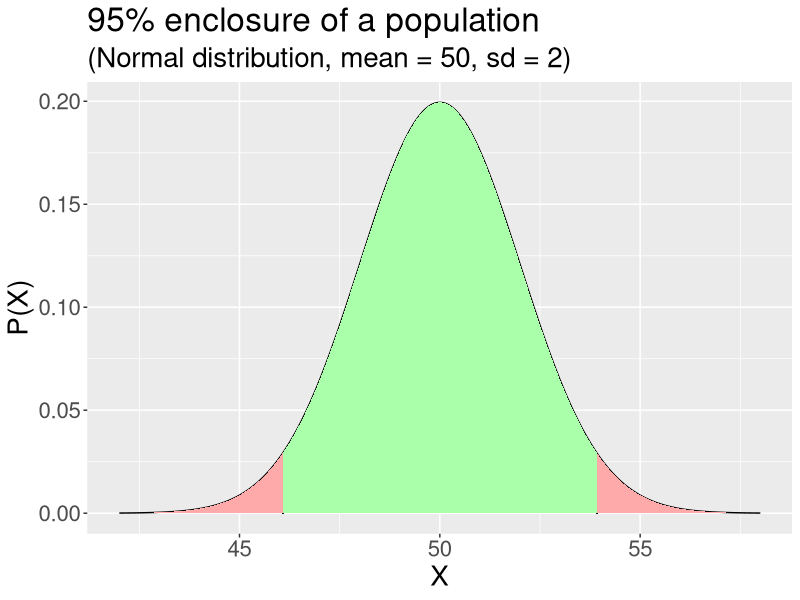
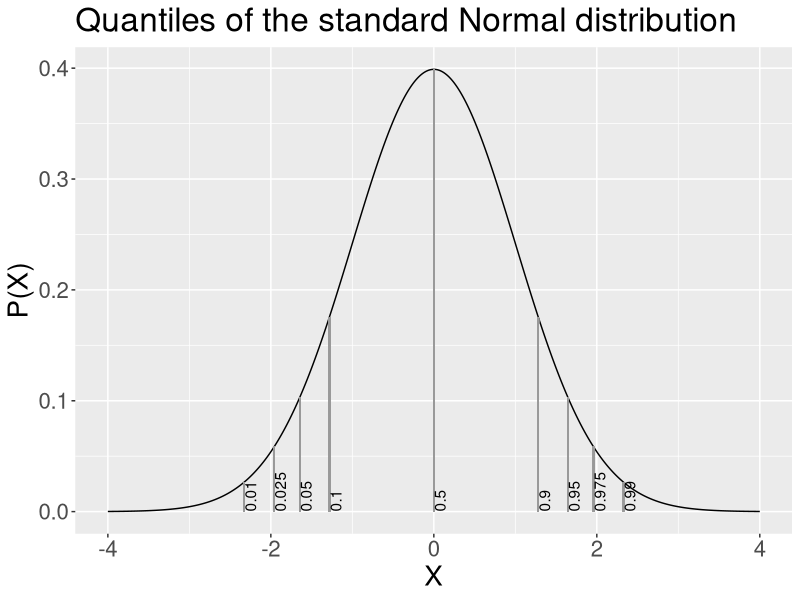
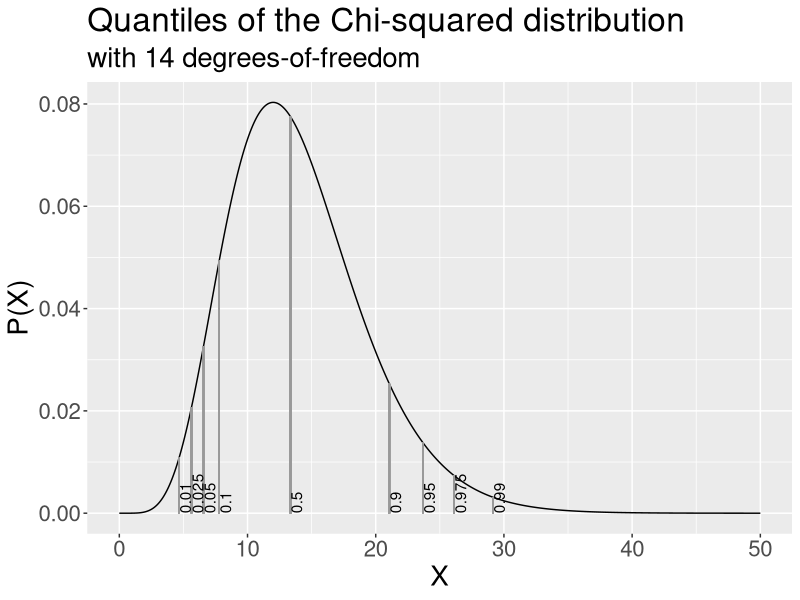
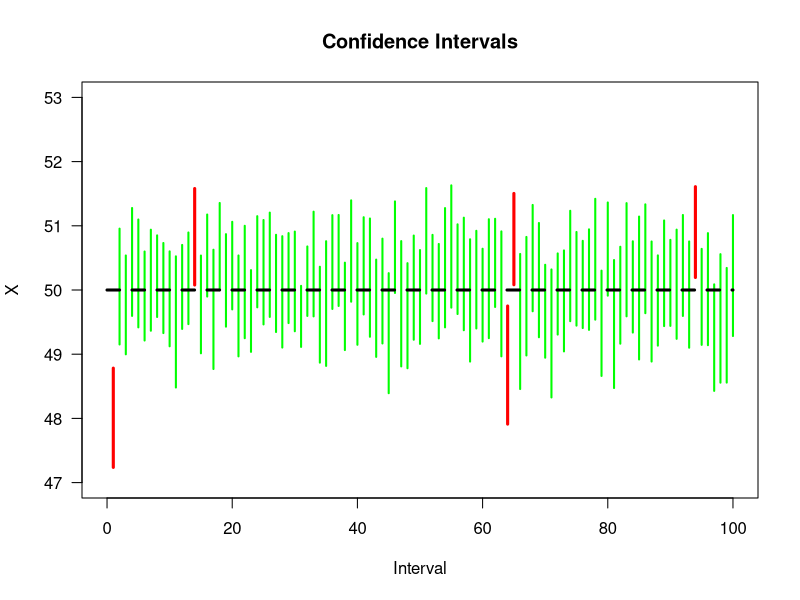

Write the R code that produced these figures, in order.
# Chapter 4 routines
#====================

# Enclosure plot
x    <- seq(from = 42, to = 58, by = 0.001)
xq   <- qnorm(p = c(0.025, 0.975), mean = 50, sd = 2)
ytop <- dnorm(x = xq[2], mean = 50, sd = 2)
data <- data.frame(x = x, y = dnorm(x = x, mean = 50, sd = 2))

shade1 <- rbind(c(xq[2], 0), 
                subset(data, x > xq[2]), 
                c(data[nrow(data), "X"], 0))
shade2 <- rbind(c(xq[1], 0), 
                subset(data, x < xq[1]), 
                c(data[nrow(data), "X"], 0))
shade3 <- rbind(c(xq[1], 0), 
                subset(data, (x > xq[1]) & (x < xq[2])), 
                c(xq[2], 0))

# Generate plot (using ggplot2)
library(ggplot2)

# pdf("../figs/enclosure.pdf", width = 12, height = 5)
mp <- ggplot(data, aes(x = x, y = y))
mp + 
  geom_line() + 
  xlim(42, 58) + 
  geom_segment(aes(x = xq[2], y = 0, xend = xq[2], yend = ytop)) +
  geom_segment(aes(x = xq[1], y = 0, xend = xq[1], yend = ytop)) +
  geom_polygon(data = shade1, aes(x = x, y = y), fill="#FFAAAA") +
  geom_polygon(data = shade2, aes(x = x, y = y), fill="#FFAAAA") +
  geom_polygon(data = shade3, aes(x = x, y = y), fill="#AAFFAA") +
  xlab("X") + ylab("P(X)") +
  ggtitle("95% enclosure of a population", 
          subtitle = "(Normal distribution, mean = 50, sd = 2)") +
  theme(text = element_text(size = 20))
# dev.off()


#====================

# Quantile plots
## 1: Standard Normal Distribution

x    <- seq(from = -4, to = 4, by = 0.01)
mypr <- c(0.01, 0.025, 0.05, 0.1, 0.5, 0.9, 0.95, 0.975, 0.99)
xq   <- qnorm(p = mypr)
ytop <- dnorm(x = xq)
data <- data.frame(x = x, y = dnorm(x = x))

# Generate plot (using ggplot2)
library(ggplot2)
# pdf("../figs/quantiles-normal.pdf", width = 12, height = 5)
mp <- ggplot(data, aes(x = x, y = y)) + geom_line()

for (i in seq(xq)){
  mp <- mp + 
    geom_segment(x = xq[i], y = 0, xend = xq[i], yend = ytop[i], 
                 lty = 1, color = "#999999")
}

mp + geom_text(data = data.frame(x = xq, y = 0, mypr = round(mypr, 3)),
               aes(x = xq, 
                   y = y , 
                   label = mypr), angle = 90, hjust = 0, vjust = 1) +
  xlab("X") + ylab("P(X)") +
  ggtitle("Quantiles of the standard Normal distribution") +
  theme(text = element_text(size = 20))
# dev.off()




## 2: Chi-squared Distribution for N = 15
n    <- 15
x    <- seq(from = 0, to = 50, by = 0.1)
mypr <- c(0.01, 0.025, 0.05, 0.1, 0.5, 0.9, 0.95, 0.975, 0.99)
xq   <- qchisq(p = mypr, df = n - 1)
ytop <- dchisq(x = xq, df = n - 1)
data <- data.frame(x = x, y = dchisq(x = x, df = n - 1))

# Generate plot (using ggplot2)
library(ggplot2)
# pdf("../figs/quantiles-chisq.pdf", width = 12, height = 5)
mp <- ggplot(data, aes(x = x, y = y)) + geom_line()

for (i in seq(xq)){
  mp <- mp + 
    geom_segment(x = xq[i], y = 0, xend = xq[i], yend = ytop[i], 
                 lty = 1, color = "#999999")
}

mp + geom_text(data = data.frame(x = xq, y = 0, mypr = round(mypr, 3)),
               aes(x = xq, 
                   y = y , 
                   label = mypr), angle = 90, hjust = 0, vjust = 1) +
  xlab("X") + ylab("P(X)") +
  ggtitle("Quantiles of the Chi-squared distribution",
          subtitle = ("with 14 degrees-of-freedom")) +
  theme(text = element_text(size = 20))
# dev.off()


#====================

# Generate 100 confidence intervals for samples of 25
# points from N(mu = 50, sigma = 2). Confidence level 0.95
set.seed(661857)    # Set PRNG seed (for reproducibility)
mu <- 50            # desired mean
sd <- 2             # desired standard deviation
N  <- 25            # Desired sample size
K  <- 100           # Number of CIs
alpha <- 0.05       # Significance level

X <- matrix(rnorm(K * N, mean = mu, sd = sd), # Generate a column matrix of 
            nrow = N)                         # samples of size N

# Calculate upper and lower bounds for the K confidence intervals
Xbar <- apply(X, MARGIN = 2, FUN = mean)
S    <- apply(X, MARGIN = 2, FUN = sd)

CI_lower <- Xbar + S * qt(alpha / 2, N - 1) / sqrt(N)
CI_upper <- Xbar + S * qt(1 - alpha / 2, N - 1) / sqrt(N)

isout <- (CI_lower > mu) | (CI_upper < mu)  # Flag CIs that do not contain the
                                            # true parameter value

## Plot the CIs
# pdf("../figs/CIs.pdf", width = 12, height = 8)

plot(0, 0, type="n",
     xlim = c(0, K),
     ylim = c(47, 53),
     ylab = "X",
     xlab = "Interval",
     main = "Confidence Intervals",
     las  = 1)
for (i in 1:K){
    points(x = c(i, i), y = c(CI_lower[i], CI_upper[i]),
           type = "l",
           lwd  = ifelse(isout[i], 3, 2),
           col  = ifelse(isout[i], "red", "green"))
}
points(x = c(0, K), y = c(mu, mu),
       lty  = 2,
       lwd  = 3,
       type = "l")

# dev.off()

#=====



